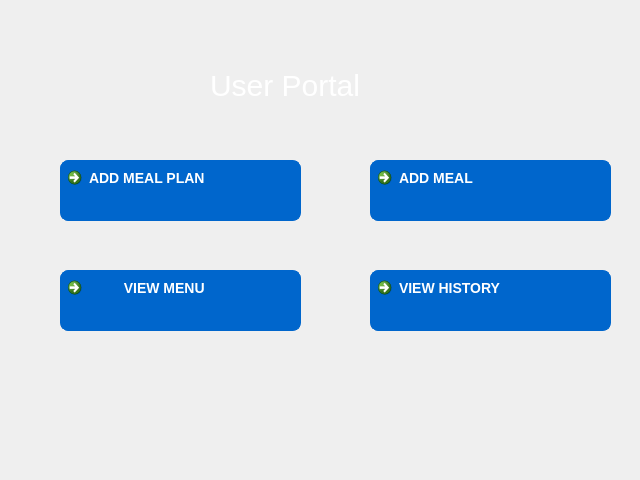
<?xml version="1.0" encoding="UTF-8"?>
<ui version="4.0">
 <class>user_page</class>
 <widget class="QDialog" name="user_page">
  <property name="geometry">
   <rect>
    <x>0</x>
    <y>0</y>
    <width>640</width>
    <height>480</height>
   </rect>
  </property>
  <property name="windowTitle">
   <string>User</string>
  </property>
  <property name="windowIcon">
   <iconset resource="img.qrc">
    <normaloff>:/images/mess_icon4.png</normaloff>:/images/mess_icon4.png</iconset>
  </property>
  <property name="styleSheet">
   <string notr="true">/*background-color: #0066CC;


background-color: #000000;*/
</string>
  </property>
  <widget class="QCommandLinkButton" name="addMealPlan">
   <property name="geometry">
    <rect>
     <x>60</x>
     <y>160</y>
     <width>241</width>
     <height>61</height>
    </rect>
   </property>
   <property name="styleSheet">
    <string notr="true">QCommandLinkButton {
    background-color: #0066CC; /* Lighter Blue (for button) */
    color: white; /* White text */
    border: 1px solid #0066CC; /* Slight Blue border (match button color) */
    border-radius: 8px; /* Rounded borders */
    font-size: 14px; /* Increased text size */
    font-family: 'Tahoma', sans-serif; /* Different font */
}

QCommandLinkButton:hover {
    background-color: #005599; /* Slightly darker Blue on hover */
}

QCommandLinkButton:pressed {
    background-color: #004080; /* Darker Blue when pressed */
    border: 1px solid #004080; /* Slight Darker Blue border when pressed */
}
</string>
   </property>
   <property name="text">
    <string>ADD MEAL PLAN</string>
   </property>
   <property name="icon">
    <iconset resource="img.qrc">
     <normaloff>:/images/shopping-cart.png</normaloff>:/images/shopping-cart.png</iconset>
   </property>
   <property name="iconSize">
    <size>
     <width>40</width>
     <height>40</height>
    </size>
   </property>
  </widget>
  <widget class="QCommandLinkButton" name="viewHistory">
   <property name="geometry">
    <rect>
     <x>370</x>
     <y>270</y>
     <width>241</width>
     <height>61</height>
    </rect>
   </property>
   <property name="styleSheet">
    <string notr="true">QCommandLinkButton {
    background-color: #0066CC; /* Lighter Blue (for button) */
    color: white; /* White text */
    border: 1px solid #0066CC; /* Slight Blue border (match button color) */
    border-radius: 8px; /* Rounded borders */
    font-size: 14px; /* Increased text size */
    font-family: 'Tahoma', sans-serif; /* Different font */
}

QCommandLinkButton:hover {
    background-color: #005599; /* Slightly darker Blue on hover */
}

QCommandLinkButton:pressed {
    background-color: #004080; /* Darker Blue when pressed */
    border: 1px solid #004080; /* Slight Darker Blue border when pressed */
}
</string>
   </property>
   <property name="text">
    <string>VIEW HISTORY</string>
   </property>
   <property name="icon">
    <iconset resource="img.qrc">
     <normaloff>:/images/shopping-cart.png</normaloff>:/images/shopping-cart.png</iconset>
   </property>
   <property name="iconSize">
    <size>
     <width>40</width>
     <height>40</height>
    </size>
   </property>
  </widget>
  <widget class="QCommandLinkButton" name="addMeal">
   <property name="geometry">
    <rect>
     <x>370</x>
     <y>160</y>
     <width>241</width>
     <height>61</height>
    </rect>
   </property>
   <property name="styleSheet">
    <string notr="true">QCommandLinkButton {
    background-color: #0066CC; /* Lighter Blue (for button) */
    color: white; /* White text */
    border: 1px solid #0066CC; /* Slight Blue border (match button color) */
    border-radius: 8px; /* Rounded borders */
    font-size: 14px; /* Increased text size */
    font-family: 'Tahoma', sans-serif; /* Different font */
}

QCommandLinkButton:hover {
    background-color: #005599; /* Slightly darker Blue on hover */
}

QCommandLinkButton:pressed {
    background-color: #004080; /* Darker Blue when pressed */
    border: 1px solid #004080; /* Slight Darker Blue border when pressed */
}
</string>
   </property>
   <property name="text">
    <string>ADD MEAL </string>
   </property>
   <property name="icon">
    <iconset resource="img.qrc">
     <normaloff>:/images/add_b.png</normaloff>:/images/add_b.png</iconset>
   </property>
   <property name="iconSize">
    <size>
     <width>40</width>
     <height>40</height>
    </size>
   </property>
  </widget>
  <widget class="QCommandLinkButton" name="viewMenu">
   <property name="geometry">
    <rect>
     <x>60</x>
     <y>270</y>
     <width>241</width>
     <height>61</height>
    </rect>
   </property>
   <property name="styleSheet">
    <string notr="true">QCommandLinkButton {
    background-color: #0066CC; /* Lighter Blue (for button) */
    color: white; /* White text */
    border: 1px solid #0066CC; /* Slight Blue border (match button color) */
    border-radius: 8px; /* Rounded borders */
    font-size: 14px; /* Increased text size */
    font-family: 'Tahoma', sans-serif; /* Different font */
}

QCommandLinkButton:hover {
    background-color: #005599; /* Slightly darker Blue on hover */
}

QCommandLinkButton:pressed {
    background-color: #004080; /* Darker Blue when pressed */
    border: 1px solid #004080; /* Slight Darker Blue border when pressed */
}
</string>
   </property>
   <property name="text">
    <string>         VIEW MENU</string>
   </property>
   <property name="icon">
    <iconset resource="img.qrc">
     <normaloff>:/images/menu_2.png</normaloff>:/images/menu_2.png</iconset>
   </property>
   <property name="iconSize">
    <size>
     <width>40</width>
     <height>40</height>
    </size>
   </property>
  </widget>
  <widget class="QLabel" name="label">
   <property name="geometry">
    <rect>
     <x>210</x>
     <y>50</y>
     <width>251</width>
     <height>71</height>
    </rect>
   </property>
   <property name="styleSheet">
    <string notr="true">/* Apply this style to any widget that contains text */
QWidget {
    color: white;
    text-transform: uppercase;
    font-size: 30px;
}
</string>
   </property>
   <property name="text">
    <string>User Portal</string>
   </property>
  </widget>
 </widget>
 <resources>
  <include location="img.qrc"/>
 </resources>
 <connections/>
</ui>
